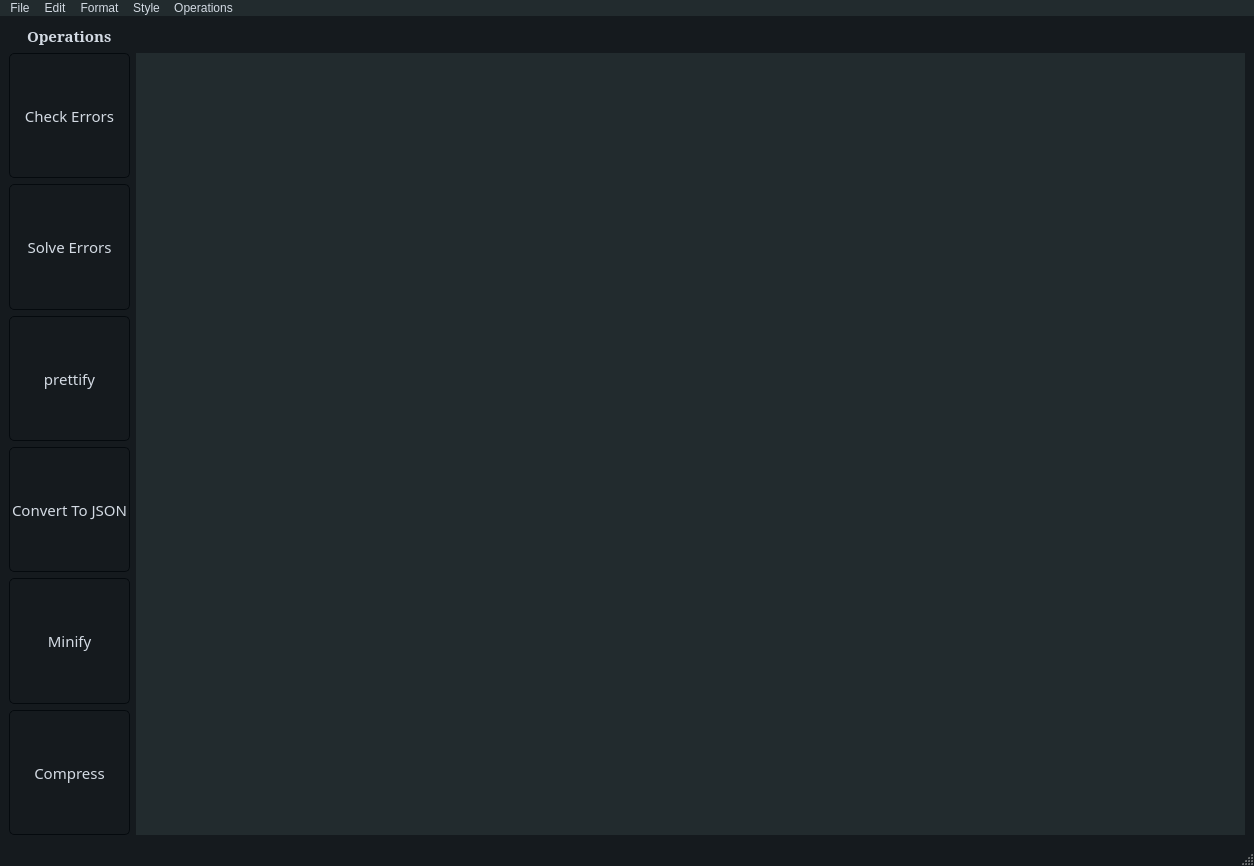
<?xml version="1.0" encoding="UTF-8"?>
<ui version="4.0">
 <class>MainWindow</class>
 <widget class="QMainWindow" name="MainWindow">
  <property name="windowModality">
   <enum>Qt::NonModal</enum>
  </property>
  <property name="geometry">
   <rect>
    <x>0</x>
    <y>0</y>
    <width>1254</width>
    <height>866</height>
   </rect>
  </property>
  <property name="windowTitle">
   <string>MainWindow</string>
  </property>
  <property name="windowIcon">
   <iconset>
    <normaloff>XML.png</normaloff>XML.png</iconset>
  </property>
  <property name="styleSheet">
   <string notr="true">/*
ManjaroMix Style Sheet for QT Applications
Author: Jaime A. Quiroga P.
Company: GTRONICK
Last updated: 25/02/2020, 15:42.
Available at: https://github.com/GTRONICK/QSS/blob/master/ManjaroMix.qss
*/
QMainWindow {
	background-color:#151a1e;
}
QCalendar {
	background-color: #151a1e;
}
QTextEdit {
	border-width: 1px;
	border-style: solid;
	border-color: #4fa08b;
	background-color: #222b2e;
	color: #d3dae3;
}
QPlainTextEdit {
	border-width: 1px;
	border-style: solid;
	border-color: #4fa08b;
	background-color: #222b2e;
	color: #d3dae3;
}
QToolButton {
	border-style: solid;
	border-top-color: qlineargradient(spread:pad, x1:0.5, y1:1, x2:0.5, y2:0, stop:0 rgb(215, 215, 215), stop:1 rgb(222, 222, 222));
	border-right-color: qlineargradient(spread:pad, x1:0, y1:0.5, x2:1, y2:0.5, stop:0 rgb(217, 217, 217), stop:1 rgb(227, 227, 227));
	border-left-color: qlineargradient(spread:pad, x1:0, y1:0.5, x2:1, y2:0.5, stop:0 rgb(227, 227, 227), stop:1 rgb(217, 217, 217));
	border-bottom-color: qlineargradient(spread:pad, x1:0.5, y1:1, x2:0.5, y2:0, stop:0 rgb(215, 215, 215), stop:1 rgb(222, 222, 222));
	border-width: 1px;
	border-radius: 5px;
	color: #d3dae3;
	padding: 2px;
	background-color: rgb(255,255,255);
}
QToolButton:hover{
	border-style: solid;
	border-top-color: qlineargradient(spread:pad, x1:0.5, y1:1, x2:0.5, y2:0, stop:0 rgb(195, 195, 195), stop:1 rgb(222, 222, 222));
	border-right-color: qlineargradient(spread:pad, x1:0, y1:0.5, x2:1, y2:0.5, stop:0 rgb(197, 197, 197), stop:1 rgb(227, 227, 227));
	border-left-color: qlineargradient(spread:pad, x1:0, y1:0.5, x2:1, y2:0.5, stop:0 rgb(227, 227, 227), stop:1 rgb(197, 197, 197));
	border-bottom-color: qlineargradient(spread:pad, x1:0.5, y1:1, x2:0.5, y2:0, stop:0 rgb(195, 195, 195), stop:1 rgb(222, 222, 222));
	border-width: 1px;
	border-radius: 5px;
	color: rgb(0,0,0);
	padding: 2px;
	background-color: rgb(255,255,255);
}
QToolButton:pressed{
	border-style: solid;
	border-top-color: qlineargradient(spread:pad, x1:0.5, y1:1, x2:0.5, y2:0, stop:0 rgb(215, 215, 215), stop:1 rgb(222, 222, 222));
	border-right-color: qlineargradient(spread:pad, x1:0, y1:0.5, x2:1, y2:0.5, stop:0 rgb(217, 217, 217), stop:1 rgb(227, 227, 227));
	border-left-color: qlineargradient(spread:pad, x1:0, y1:0.5, x2:1, y2:0.5, stop:0 rgb(227, 227, 227), stop:1 rgb(217, 217, 217));
	border-bottom-color: qlineargradient(spread:pad, x1:0.5, y1:1, x2:0.5, y2:0, stop:0 rgb(215, 215, 215), stop:1 rgb(222, 222, 222));
	border-width: 1px;
	border-radius: 5px;
	color: rgb(0,0,0);
	padding: 2px;
	background-color: rgb(142,142,142);
}
QPushButton{
	border-style: solid;
	border-color: #050a0e;
	border-width: 1px;
	border-radius: 5px;
	color: #d3dae3;
	padding: 2px;
	background-color: #151a1e;
}
QPushButton::default{
	border-style: solid;
	border-color: #050a0e;
	border-width: 1px;
	border-radius: 5px;
	color: #FFFFFF;
	padding: 2px;
	background-color: #151a1e;;
}
QPushButton:hover{
	border-style: solid;
	border-color: #050a0e;
	border-width: 1px;
	border-radius: 5px;
	color: #d3dae3;
	padding: 2px;
    background-color: #1c1f1f;
	background-color: #222b2e;
}
QPushButton:pressed{
	border-style: solid;
	border-color: #050a0e;
	border-width: 1px;
	border-radius: 5px;
	color: #d3dae3;
	padding: 2px;
	background-color: #2c2f2f;
}
QPushButton:disabled{
	border-style: solid;
	border-top-color: qlineargradient(spread:pad, x1:0.5, y1:1, x2:0.5, y2:0, stop:0 rgb(215, 215, 215), stop:1 rgb(222, 222, 222));
	border-right-color: qlineargradient(spread:pad, x1:0, y1:0.5, x2:1, y2:0.5, stop:0 rgb(217, 217, 217), stop:1 rgb(227, 227, 227));
	border-left-color: qlineargradient(spread:pad, x1:0, y1:0.5, x2:1, y2:0.5, stop:0 rgb(227, 227, 227), stop:1 rgb(217, 217, 217));
	border-bottom-color: qlineargradient(spread:pad, x1:0.5, y1:1, x2:0.5, y2:0, stop:0 rgb(215, 215, 215), stop:1 rgb(222, 222, 222));
	border-width: 1px;
	border-radius: 5px;
	color: #808086;
	padding: 2px;
	background-color: rgb(142,142,142);
}
QLineEdit {
	border-width: 1px;
	border-style: solid;
	border-color: #4fa08b;
	background-color: #222b2e;
	color: #d3dae3;
}
QLabel {
	color: #d3dae3;
}
QLCDNumber {
	color: #4d9b87;
}
QProgressBar {
	text-align: center;
	color: #d3dae3;
	border-radius: 10px;
	border-color: transparent;
	border-style: solid;
	background-color: #52595d;
}
QProgressBar::chunk {
	background-color: #214037	;
	border-radius: 10px;
}
QMenuBar {
	
	
	background-color: #222b2e;
	
}
QMenuBar::item {
	
	
  	spacing: 3px;
  	padding: 1px 4px;
	
	
	background-color: #222b2e;
	color: #d3dae3;
}

QtoolBar::item {
	
	
  	spacing: 20px;
  	padding: 10px20px;
	

}

QMenuBar::item:selected {
  	background-color: qlineargradient(spread:pad, x1:0.5, y1:1, x2:0.5, y2:0, stop:0 rgba(0, 113, 255, 255), stop:1 rgba(91, 171, 252, 255));
	color: #FFFFFF;
}
QMenu::item:selected {
	border-style: solid;
	border-top-color: transparent;
	border-right-color: transparent;
	border-left-color: qlineargradient(spread:pad, x1:0.5, y1:1, x2:0.5, y2:0, stop:0 rgba(0, 113, 255, 255), stop:1 rgba(91, 171, 252, 255));
	border-bottom-color: transparent;
	border-left-width: 2px;
	color: #000000;
	padding-left:15px;
	padding-top:4px;
	padding-bottom:4px;
	padding-right:7px;
}
QMenu::item {
	border-style: solid;
	border-top-color: transparent;
	border-right-color: transparent;
	border-left-color: transparent;
	border-bottom-color: transparent;
	border-bottom-width: 1px;
	color: #000000;
	padding-left:17px;
	padding-top:4px;
	padding-bottom:4px;
	padding-right:7px;

}
QTabWidget {
	color:rgb(0,0,0);
	background-color:#000000;
}
QTabWidget::pane {
		border-color: #050a0e;
		background-color: #1e282c;
		border-style: solid;
		border-width: 1px;
    	border-bottom-left-radius: 4px;
		border-bottom-right-radius: 4px;
}
QTabBar::tab:first {
	border-style: solid;
	border-left-width:1px;
	border-right-width:0px;
	border-top-width:1px;
	border-bottom-width:0px;
	border-top-color: #050a0e;
	border-left-color: #050a0e;
	border-bottom-color: #050a0e;
	border-top-left-radius: 4px;
	color: #d3dae3;
	padding: 3px;
	margin-left:0px;
	background-color: #151a1e;
}
QTabBar::tab:last {
	border-style: solid;
	border-top-width:1px;
	border-left-width:1px;
	border-right-width:1px;
	border-bottom-width:0px;
	border-color: #050a0e;
	border-top-right-radius: 4px;
	color: #d3dae3;
	padding: 3px;
	margin-left:0px;
	background-color: #151a1e;
}
QTabBar::tab {
	border-style: solid;
	border-top-width:1px;
	border-bottom-width:0px;
	border-left-width:1px;
	border-top-color: #050a0e;
	border-left-color: #050a0e;
	border-bottom-color: #050a0e;
	color: #d3dae3;
	padding: 3px;
	margin-left:0px;
	background-color: #151a1e;
}
QTabBar::tab:selected, QTabBar::tab:last:selected, QTabBar::tab:hover {
  	border-style: solid;
  	border-left-width:1px;
	border-bottom-width:0px;
	border-right-color: transparent;
	border-top-color: #050a0e;
	border-left-color: #050a0e;
	border-bottom-color: #050a0e;
	color: #FFFFFF;
	padding: 3px;
	margin-left:0px;
	background-color: #1e282c;
}

QTabBar::tab:selected, QTabBar::tab:first:selected, QTabBar::tab:hover {
  	border-style: solid;
  	border-left-width:1px;
  	border-bottom-width:0px;
  	border-top-width:1px;
	border-right-color: transparent;
	border-top-color: #050a0e;
	border-left-color: #050a0e;
	border-bottom-color: #050a0e;
	color: #FFFFFF;
	padding: 3px;
	margin-left:0px;
	background-color: #1e282c;
}

QCheckBox {
	color: #d3dae3;
	padding: 2px;
}
QCheckBox:disabled {
	color: #808086;
	padding: 2px;
}

QCheckBox:hover {
	border-radius:4px;
	border-style:solid;
	padding-left: 1px;
	padding-right: 1px;
	padding-bottom: 1px;
	padding-top: 1px;
	border-width:1px;
	border-color: transparent;
}
QCheckBox::indicator:checked {

	height: 10px;
	width: 10px;
	border-style:solid;
	border-width: 1px;
	border-color: #4fa08b;
	color: #000000;
	background-color: qradialgradient(cx:0.4, cy:0.4, radius: 1.5,fx:0, fy:0, stop:0 #1e282c, stop:0.3 #1e282c, stop:0.4 #4fa08b, stop:0.5 #1e282c, stop:1 #1e282c);
}
QCheckBox::indicator:unchecked {

	height: 10px;
	width: 10px;
	border-style:solid;
	border-width: 1px;
	border-color: #4fa08b;
	color: #000000;
}
QRadioButton {
	color: #d3dae3;
	padding: 1px;
}
QRadioButton::indicator:checked {
	height: 10px;
	width: 10px;
	border-style:solid;
	border-radius:5px;
	border-width: 1px;
	border-color: #4fa08b;
	color: #a9b7c6;
	background-color: qradialgradient(cx:0.5, cy:0.5, radius:0.4,fx:0.5, fy:0.5, stop:0 #4fa08b, stop:1 #1e282c);
}
QRadioButton::indicator:!checked {
	height: 10px;
	width: 10px;
	border-style:solid;
	border-radius:5px;
	border-width: 1px;
	border-color: #4fa08b;
	color: #a9b7c6;
	background-color: transparent;
}
QStatusBar {
	color:#027f7f;
}
QSpinBox {
	color: #d3dae3;
	background-color: #222b2e;
	border-width: 1px;
	border-style: solid;
	border-color: #4fa08b;
}
QDoubleSpinBox {
	color: #d3dae3;
	background-color: #222b2e;
	border-width: 1px;
	border-style: solid;
	border-color: #4fa08b;
}
QTimeEdit {
	color: #d3dae3;
	background-color: #222b2e;
	border-width: 1px;
	border-style: solid;
	border-color: #4fa08b;
}
QDateTimeEdit {
	color: #d3dae3;
	background-color: #222b2e;
	border-width: 1px;
	border-style: solid;
	border-color: #4fa08b;
}
QDateEdit {
	color: #d3dae3;
	background-color: #222b2e;
	border-width: 1px;
	border-style: solid;
	border-color: #4fa08b;
}
QFontComboBox {
	color: #d3dae3;
	background-color: #222b2e;
	border-width: 1px;
	border-style: solid;
	border-color: #4fa08b;
}
QComboBox {
	color: #d3dae3;
	background-color: #222b2e;
	border-width: 1px;
	border-style: solid;
	border-color: #4fa08b;
}

QDial {
	background: #16a085;
}

QToolBox {
	color: #a9b7c6;
	background-color: #222b2e;
}
QToolBox::tab {
	color: #a9b7c6;
	background-color:#222b2e;
}
QToolBox::tab:selected {
	color: #FFFFFF;
	background-color:#222b2e;
}
QScrollArea {
	color: #FFFFFF;
	background-color:#222b2e;
}
QSlider::groove:horizontal {
	height: 5px;
	background-color: #52595d;
}
QSlider::groove:vertical {
	width: 5px;
	background-color: #52595d;
}
QSlider::handle:horizontal {
	background: #1a2224;
	border-style: solid;
	border-width: 1px;
	border-color: rgb(207,207,207);
	width: 12px;
	margin: -5px 0;
	border-radius: 7px;
}
QSlider::handle:vertical {
	background: #1a2224;
	border-style: solid;
	border-width: 1px;
	border-color: rgb(207,207,207);
	height: 12px;
	margin: 0 -5px;
	border-radius: 7px;
}
QSlider::add-page:horizontal {
    background: #52595d;
}
QSlider::add-page:vertical {
    background: #52595d;
}
QSlider::sub-page:horizontal {
    background-color: #15433a;
}
QSlider::sub-page:vertical {
    background-color: #15433a;
}
QScrollBar:horizontal {
	max-height: 10px;
	border: 1px transparent grey;
	margin: 0px 20px 0px 20px;
	background: transparent;
}
QScrollBar:vertical {
	max-width: 10px;
	border: 1px transparent grey;
	margin: 20px 0px 20px 0px;
	background: transparent;
}
QScrollBar::handle:horizontal {
	background: #52595d;
	border-style: transparent;
	border-radius: 4px;
	min-width: 25px;
}
QScrollBar::handle:horizontal:hover {
	background: #58a492;
	border-style: transparent;
	border-radius: 4px;
	min-width: 25px;
}
QScrollBar::handle:vertical {
	background: #52595d;
	border-style: transparent;
	border-radius: 4px;
	min-height: 25px;
}
QScrollBar::handle:vertical:hover {
	background: #58a492;
	border-style: transparent;
	border-radius: 4px;
	min-height: 25px;
}
QScrollBar::add-line:horizontal {
   border: 2px transparent grey;
   border-top-right-radius: 4px;
   border-bottom-right-radius: 4px;
   background: #15433a;
   width: 20px;
   subcontrol-position: right;
   subcontrol-origin: margin;
}
QScrollBar::add-line:horizontal:pressed {
   border: 2px transparent grey;
   border-top-right-radius: 4px;
   border-bottom-right-radius: 4px;
   background: rgb(181,181,181);
   width: 20px;
   subcontrol-position: right;
   subcontrol-origin: margin;
}
QScrollBar::add-line:vertical {
   border: 2px transparent grey;
   border-bottom-left-radius: 4px;
   border-bottom-right-radius: 4px;
   background: #15433a;
   height: 20px;
   subcontrol-position: bottom;
   subcontrol-origin: margin;
}
QScrollBar::add-line:vertical:pressed {
   border: 2px transparent grey;
   border-bottom-left-radius: 4px;
   border-bottom-right-radius: 4px;
   background: rgb(181,181,181);
   height: 20px;
   subcontrol-position: bottom;
   subcontrol-origin: margin;
}
QScrollBar::sub-line:horizontal {
   border: 2px transparent grey;
   border-top-left-radius: 4px;
   border-bottom-left-radius: 4px;
   background: #15433a;
   width: 20px;
   subcontrol-position: left;
   subcontrol-origin: margin;
}
QScrollBar::sub-line:horizontal:pressed {
   border: 2px transparent grey;
   border-top-left-radius: 4px;
   border-bottom-left-radius: 4px;
   background: rgb(181,181,181);
   width: 20px;
   subcontrol-position: left;
   subcontrol-origin: margin;
}
QScrollBar::sub-line:vertical {
   border: 2px transparent grey;
   border-top-left-radius: 4px;
   border-top-right-radius: 4px;
   background: #15433a;
   height: 20px;
   subcontrol-position: top;
   subcontrol-origin: margin;
}
QScrollBar::sub-line:vertical:pressed {
   border: 2px transparent grey;
   border-top-left-radius: 4px;
   border-top-right-radius: 4px;
   background: rgb(181,181,181);
   height: 20px;
   subcontrol-position: top;
   subcontrol-origin: margin;
}

QScrollBar::add-page:horizontal, QScrollBar::sub-page:horizontal {
   background: none;
}
QScrollBar::add-page:vertical, QScrollBar::sub-page:vertical {
   background: none;
}
</string>
  </property>
  <property name="tabShape">
   <enum>QTabWidget::Triangular</enum>
  </property>
  <widget class="QWidget" name="centralwidget">
   <layout class="QGridLayout" name="gridLayout">
    <item row="3" column="0">
     <widget class="QPushButton" name="pushButton_3">
      <property name="sizePolicy">
       <sizepolicy hsizetype="Minimum" vsizetype="Expanding">
        <horstretch>0</horstretch>
        <verstretch>0</verstretch>
       </sizepolicy>
      </property>
      <property name="font">
       <font>
        <family>Bahnschrift Condensed</family>
        <pointsize>11</pointsize>
        <weight>50</weight>
        <bold>false</bold>
       </font>
      </property>
      <property name="text">
       <string>prettify</string>
      </property>
     </widget>
    </item>
    <item row="0" column="0" alignment="Qt::AlignHCenter|Qt::AlignVCenter">
     <widget class="QLabel" name="label">
      <property name="sizePolicy">
       <sizepolicy hsizetype="Preferred" vsizetype="Fixed">
        <horstretch>0</horstretch>
        <verstretch>0</verstretch>
       </sizepolicy>
      </property>
      <property name="font">
       <font>
        <family>MS Serif</family>
        <pointsize>11</pointsize>
        <weight>75</weight>
        <bold>true</bold>
       </font>
      </property>
      <property name="text">
       <string>Operations</string>
      </property>
     </widget>
    </item>
    <item row="5" column="0">
     <widget class="QPushButton" name="pushButton_5">
      <property name="sizePolicy">
       <sizepolicy hsizetype="Minimum" vsizetype="Expanding">
        <horstretch>0</horstretch>
        <verstretch>0</verstretch>
       </sizepolicy>
      </property>
      <property name="font">
       <font>
        <family>Bahnschrift Condensed</family>
        <pointsize>11</pointsize>
        <weight>50</weight>
        <bold>false</bold>
       </font>
      </property>
      <property name="text">
       <string>Minify</string>
      </property>
     </widget>
    </item>
    <item row="6" column="0">
     <widget class="QPushButton" name="pushButton_6">
      <property name="sizePolicy">
       <sizepolicy hsizetype="Minimum" vsizetype="Expanding">
        <horstretch>0</horstretch>
        <verstretch>0</verstretch>
       </sizepolicy>
      </property>
      <property name="font">
       <font>
        <family>Bahnschrift Condensed</family>
        <pointsize>11</pointsize>
        <weight>50</weight>
        <bold>false</bold>
       </font>
      </property>
      <property name="text">
       <string>Compress</string>
      </property>
     </widget>
    </item>
    <item row="1" column="0">
     <widget class="QPushButton" name="pushButton">
      <property name="sizePolicy">
       <sizepolicy hsizetype="Minimum" vsizetype="Expanding">
        <horstretch>0</horstretch>
        <verstretch>0</verstretch>
       </sizepolicy>
      </property>
      <property name="font">
       <font>
        <family>Bahnschrift Condensed</family>
        <pointsize>11</pointsize>
        <weight>50</weight>
        <bold>false</bold>
       </font>
      </property>
      <property name="styleSheet">
       <string notr="true"/>
      </property>
      <property name="text">
       <string>Check Errors</string>
      </property>
     </widget>
    </item>
    <item row="2" column="0">
     <widget class="QPushButton" name="pushButton_2">
      <property name="sizePolicy">
       <sizepolicy hsizetype="Minimum" vsizetype="Expanding">
        <horstretch>0</horstretch>
        <verstretch>0</verstretch>
       </sizepolicy>
      </property>
      <property name="font">
       <font>
        <family>Bahnschrift Condensed</family>
        <pointsize>11</pointsize>
        <weight>50</weight>
        <bold>false</bold>
       </font>
      </property>
      <property name="styleSheet">
       <string notr="true"/>
      </property>
      <property name="text">
       <string>Solve Errors</string>
      </property>
     </widget>
    </item>
    <item row="4" column="0">
     <widget class="QPushButton" name="pushButton_4">
      <property name="sizePolicy">
       <sizepolicy hsizetype="Minimum" vsizetype="Expanding">
        <horstretch>0</horstretch>
        <verstretch>0</verstretch>
       </sizepolicy>
      </property>
      <property name="font">
       <font>
        <family>Bahnschrift Condensed</family>
        <pointsize>11</pointsize>
        <weight>50</weight>
        <bold>false</bold>
       </font>
      </property>
      <property name="text">
       <string>Convert To JSON</string>
      </property>
     </widget>
    </item>
    <item row="1" column="1" rowspan="6">
     <widget class="QTextEdit" name="editor">
      <property name="toolTip">
       <string>&lt;html&gt;&lt;head/&gt;&lt;body&gt;&lt;p&gt;&lt;br/&gt;&lt;/p&gt;&lt;/body&gt;&lt;/html&gt;</string>
      </property>
      <property name="styleSheet">
       <string notr="true">border:none;</string>
      </property>
     </widget>
    </item>
   </layout>
  </widget>
  <widget class="QStatusBar" name="statusbar"/>
  <widget class="QMenuBar" name="menubar">
   <property name="geometry">
    <rect>
     <x>0</x>
     <y>0</y>
     <width>1254</width>
     <height>23</height>
    </rect>
   </property>
   <widget class="QMenu" name="menuEdit">
    <property name="title">
     <string>Edit</string>
    </property>
    <addaction name="actionCopy"/>
    <addaction name="actionCut"/>
    <addaction name="actionPaste"/>
    <addaction name="separator"/>
    <addaction name="actionUndo"/>
    <addaction name="actionRedo"/>
   </widget>
   <widget class="QMenu" name="menuFormat">
    <property name="title">
     <string>Format</string>
    </property>
    <addaction name="actionFont"/>
    <addaction name="actionColor"/>
   </widget>
   <widget class="QMenu" name="menuStyle">
    <property name="title">
     <string>Style</string>
    </property>
    <addaction name="actionBold"/>
    <addaction name="actionItalic"/>
    <addaction name="actionUnder_Line"/>
    <addaction name="separator"/>
    <addaction name="actionLeft"/>
    <addaction name="actionCenter"/>
    <addaction name="actionRight"/>
   </widget>
   <widget class="QMenu" name="menuFile">
    <property name="title">
     <string>File</string>
    </property>
    <addaction name="actionNew"/>
    <addaction name="actionOpen"/>
    <addaction name="separator"/>
    <addaction name="separator"/>
    <addaction name="actionSave"/>
    <addaction name="actionSave_As"/>
    <addaction name="actionExit"/>
   </widget>
   <widget class="QMenu" name="menuOperations">
    <property name="title">
     <string>Operations</string>
    </property>
    <addaction name="action1"/>
    <addaction name="action2"/>
    <addaction name="action3"/>
    <addaction name="action4"/>
    <addaction name="action5"/>
    <addaction name="action6"/>
   </widget>
   <addaction name="menuFile"/>
   <addaction name="menuEdit"/>
   <addaction name="menuFormat"/>
   <addaction name="menuStyle"/>
   <addaction name="menuOperations"/>
  </widget>
  <action name="actionCopy">
   <property name="icon">
    <iconset>
     <normaloff>copy.png</normaloff>copy.png</iconset>
   </property>
   <property name="text">
    <string>Copy</string>
   </property>
   <property name="toolTip">
    <string>Copy   Ctrl+C</string>
   </property>
   <property name="shortcut">
    <string>Ctrl+C</string>
   </property>
  </action>
  <action name="actionCut">
   <property name="icon">
    <iconset>
     <normaloff>cut.png</normaloff>cut.png</iconset>
   </property>
   <property name="text">
    <string>Cut</string>
   </property>
   <property name="toolTip">
    <string>Cut   Ctrl+X</string>
   </property>
   <property name="shortcut">
    <string>Ctrl+X</string>
   </property>
  </action>
  <action name="actionPaste">
   <property name="icon">
    <iconset>
     <normaloff>paste.png</normaloff>paste.png</iconset>
   </property>
   <property name="text">
    <string>Paste</string>
   </property>
   <property name="toolTip">
    <string>Paste   Ctrl+V</string>
   </property>
   <property name="shortcut">
    <string>Ctrl+V</string>
   </property>
  </action>
  <action name="actionUndo">
   <property name="icon">
    <iconset>
     <normaloff>undo.png</normaloff>undo.png</iconset>
   </property>
   <property name="text">
    <string>Undo</string>
   </property>
   <property name="toolTip">
    <string>Undo   Ctrl+Z</string>
   </property>
   <property name="shortcut">
    <string>Ctrl+Z</string>
   </property>
  </action>
  <action name="actionRedo">
   <property name="icon">
    <iconset>
     <normaloff>Redo.png</normaloff>Redo.png</iconset>
   </property>
   <property name="text">
    <string>Redo</string>
   </property>
   <property name="toolTip">
    <string>Redo   Ctrl+Y</string>
   </property>
   <property name="shortcut">
    <string>Ctrl+Y</string>
   </property>
  </action>
  <action name="actionFont">
   <property name="icon">
    <iconset>
     <normaloff>T.png</normaloff>T.png</iconset>
   </property>
   <property name="text">
    <string>Font</string>
   </property>
  </action>
  <action name="actionBold">
   <property name="icon">
    <iconset>
     <normaloff>bold.png</normaloff>bold.png</iconset>
   </property>
   <property name="text">
    <string>Bold</string>
   </property>
  </action>
  <action name="actionItalic">
   <property name="icon">
    <iconset>
     <normaloff>italic.png</normaloff>italic.png</iconset>
   </property>
   <property name="text">
    <string>Italic</string>
   </property>
  </action>
  <action name="actionUnder_Line">
   <property name="icon">
    <iconset>
     <normaloff>underline.png</normaloff>underline.png</iconset>
   </property>
   <property name="text">
    <string>Underline</string>
   </property>
  </action>
  <action name="actionLeft">
   <property name="icon">
    <iconset>
     <normaloff>left-align.png</normaloff>left-align.png</iconset>
   </property>
   <property name="text">
    <string>Left</string>
   </property>
  </action>
  <action name="actionCenter">
   <property name="icon">
    <iconset>
     <normaloff>center-align.png</normaloff>center-align.png</iconset>
   </property>
   <property name="text">
    <string>Center</string>
   </property>
  </action>
  <action name="actionRight">
   <property name="icon">
    <iconset>
     <normaloff>right-align.png</normaloff>right-align.png</iconset>
   </property>
   <property name="text">
    <string>Right</string>
   </property>
  </action>
  <action name="actionColor">
   <property name="icon">
    <iconset>
     <normaloff>color.png</normaloff>color.png</iconset>
   </property>
   <property name="text">
    <string>Color</string>
   </property>
  </action>
  <action name="actionNew">
   <property name="icon">
    <iconset>
     <normaloff>new.png</normaloff>new.png</iconset>
   </property>
   <property name="text">
    <string>New</string>
   </property>
   <property name="toolTip">
    <string>New   Ctrl+N</string>
   </property>
   <property name="shortcut">
    <string>Ctrl+N</string>
   </property>
  </action>
  <action name="actionOpen">
   <property name="icon">
    <iconset>
     <normaloff>open.png</normaloff>open.png</iconset>
   </property>
   <property name="text">
    <string>Open</string>
   </property>
   <property name="toolTip">
    <string>Open   Ctrl+O</string>
   </property>
   <property name="shortcut">
    <string>Ctrl+O</string>
   </property>
  </action>
  <action name="actionSave">
   <property name="icon">
    <iconset>
     <normaloff>save.png</normaloff>save.png</iconset>
   </property>
   <property name="text">
    <string>Save</string>
   </property>
   <property name="toolTip">
    <string>Save   Ctrl+S</string>
   </property>
   <property name="shortcut">
    <string>Ctrl+S</string>
   </property>
  </action>
  <action name="actionExit">
   <property name="icon">
    <iconset>
     <normaloff>Exit.png</normaloff>Exit.png</iconset>
   </property>
   <property name="text">
    <string>Close</string>
   </property>
   <property name="toolTip">
    <string>Close   Ctrl+F4</string>
   </property>
   <property name="shortcut">
    <string>Ctrl+F4</string>
   </property>
  </action>
  <action name="action1">
   <property name="checkable">
    <bool>false</bool>
   </property>
   <property name="enabled">
    <bool>true</bool>
   </property>
   <property name="text">
    <string>Check Errors</string>
   </property>
  </action>
  <action name="action2">
   <property name="checkable">
    <bool>false</bool>
   </property>
   <property name="text">
    <string>Solve Errors</string>
   </property>
  </action>
  <action name="action3">
   <property name="checkable">
    <bool>false</bool>
   </property>
   <property name="text">
    <string>prettify</string>
   </property>
  </action>
  <action name="action4">
   <property name="checkable">
    <bool>false</bool>
   </property>
   <property name="text">
    <string>Convert To JSON</string>
   </property>
  </action>
  <action name="actionSave_As">
   <property name="icon">
    <iconset>
     <normaloff>save_As.png</normaloff>save_As.png</iconset>
   </property>
   <property name="text">
    <string>Save As</string>
   </property>
  </action>
  <action name="action5">
   <property name="text">
    <string>Minify</string>
   </property>
  </action>
  <action name="action6">
   <property name="text">
    <string>Compress</string>
   </property>
  </action>
 </widget>
 <resources>
  <include location="images.qrc"/>
 </resources>
 <connections/>
</ui>
